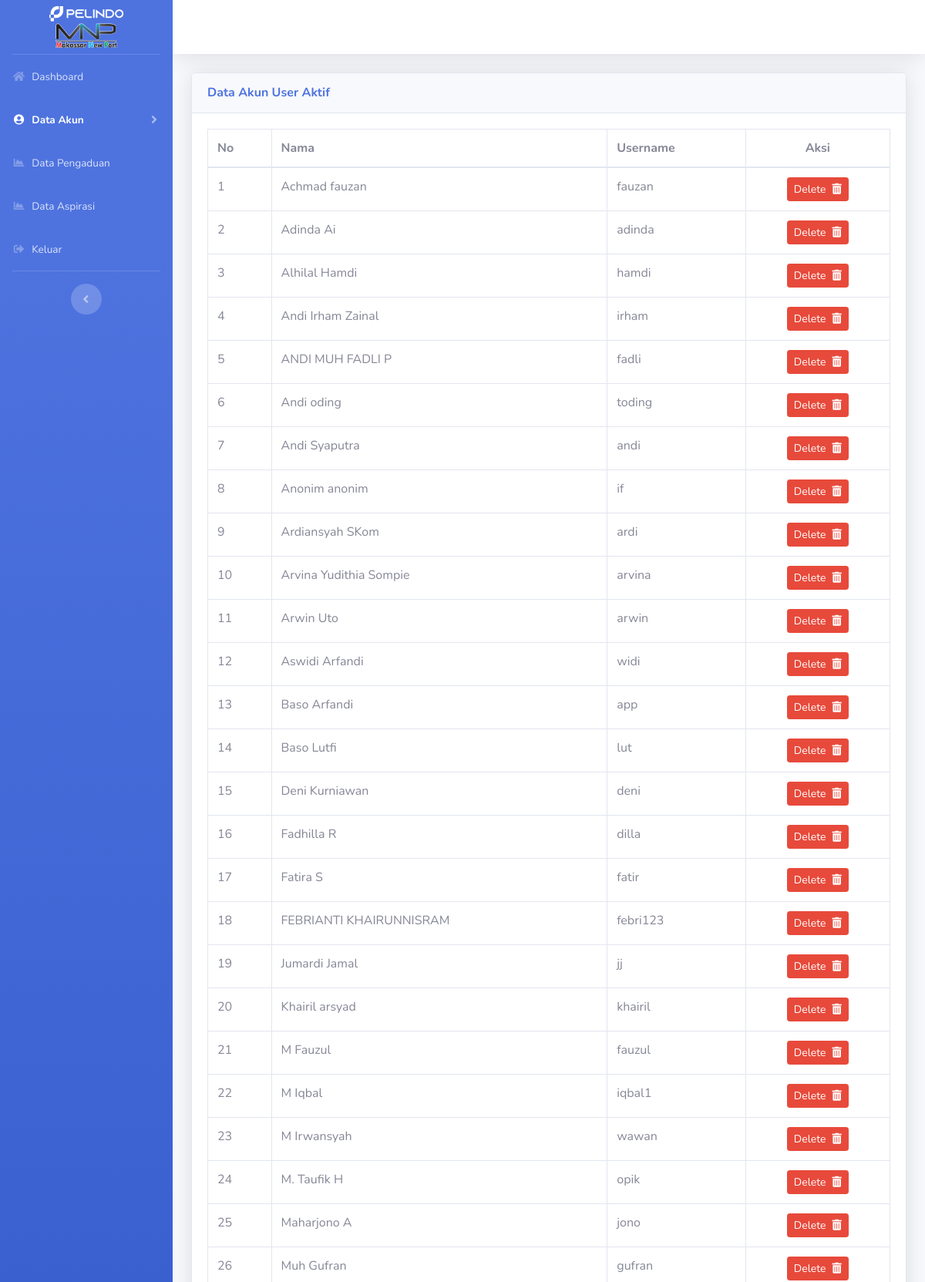
Screenshot of /data-user.php (signed in, upper part) with the database file from the repository.
### tables this page shows
CREATE TABLE `data_akun` (
  `username` varchar(50) NOT NULL,
  `password` text NOT NULL,
  `nama` varchar(50) NOT NULL,
  `role` varchar(50) NOT NULL,
  `status` varchar(50) NOT NULL
);

### function.php (called while the page is built, shortened)
<?php
    $conn = mysqli_connect('localhost','root','','pengaduan_dan_aspirasi');
    function query($query){
        global $conn;
        $result = mysqli_query($conn,$query);
        $rows = [];
        while($row = mysqli_fetch_assoc($result)){
            $rows[] = $row;
        }
        return $rows;
    }

### data-user.php (the view, shortened to what this page needs)
<?php
    include 'function.php';
    $users = query("SELECT*FROM data_akun WHERE role='User' AND status='Setuju' ORDER BY nama ASC");
?>
<!DOCTYPE html>
<html lang="en">
<head>
    <?php
        include 'view/link.php';
    ?>
</head>
<body id="page-top">
    <div id="wrapper">
        <?php
            $page = 3;
            include 'view/sidebar.php';
        ?>
        <div id="content-wrapper" class="d-flex flex-column">
            <div id="content">
                <?php
                    include 'view/topbar.php';
                ?>
                <div class="container-fluid">
                    <div class="card shadow mb-4">
                        <div class="card-header py-3">
                            <h6 class="m-0 font-weight-bold text-primary">Data Akun User Aktif</h6>
                        </div>
                        <div class="card-body">
                            <div class="table-responsive">
                                <table class="table table-bordered" width="100%" cellspacing="0">
                                    <thead>
                                        <tr>
                                            <th>No</th>
                                            <th>Nama</th>
                                            <th>Username</th>
                                            <th class="text-center">Aksi</th>
                                        </tr>
                                    </thead>
                                    <tbody>
                                        <?php
                                            $no =1;
                                            foreach($users as $user):
                                        ?>
                                        <tr>
                                            <td><?=$no?></td>
                                            <td><?=$user['nama']?></td>
                                            <td><?=$user['username']?></td>
                                            <td class="text-center">
                                                <a href="" type="button" data-toggle="modal" data-target="#delete_data<?=$user['username']?>" class="btn btn-danger btn-sm">Delete<i class="fas fa-trash-alt ml-2"></i></a>
                                            </td>
                                        </tr>
                                        <?php
                                            $no++;
                                            endforeach;
                                        ?>
                                    </tbody>
                                </table>
                            </div>
                        </div>
                    </div>
                </div>
            </div>
        </div>
    </div>
</body>
</html>

### view/link.php (shortened to what this page needs)
<link href="vendor/fontawesome-free/css/all.min.css" rel="stylesheet" type="text/css">
<link href="css/sb-admin-2.min.css" rel="stylesheet">
<link href="vendor/datatables/dataTables.bootstrap4.min.css" rel="stylesheet">

### view/sidebar.php (shortened to what this page needs)
<ul class="navbar-nav bg-gradient-primary sidebar sidebar-dark accordion" id="accordionSidebar">
    <a class="sidebar-brand d-flex align-items-center justify-content-center" href="index.php">
        <div class="sidebar-brand-icon">
            <img src="img/logo_mix.png" class="img-fluid w-50" alt="">
        </div>
    </a>
    <hr class="sidebar-divider my-0">
    <li class="nav-item
    <?= ($page == 1) ? 'active' : '' ?>
    ">
        <a class="nav-link" href="index.php">
            <i class="fas fa-fw fa-home"></i>
            <span>Dashboard</span></a>
    </li>
    <li class="nav-item
    <?= ($page == 2 || $page == 3) ? 'active' : '' ?>
    ">
        <a class="nav-link collapsed" href="#" data-toggle="collapse" data-target="#collapseUtilities" aria-expanded="true" aria-controls="collapseUtilities">
            <i class="fas fa-fw fa-user-circle"></i>
            <span>Data Akun</span>
        </a>
    </li>
    <li class="nav-item
    <?= ($page == 4) ? 'active' : '' ?>
    ">
        <a class="nav-link" href="data-pengaduan.php">
            <i class="fas fa-fw fa-chart-area"></i>
            <span>Data Pengaduan</span></a>
    </li>
    <li class="nav-item
    <?= ($page == 5) ? 'active' : '' ?>
    ">
        <a class="nav-link" href="data-aspirasi.php">
            <i class="fas fa-fw fa-chart-area"></i>
            <span>Data Aspirasi</span></a>
    </li>
    <li class="nav-item">
        <a class="nav-link" href="#" data-toggle="modal" data-target="#logoutModal">
            <i class="fas fa-fw fa-sign-out-alt"></i>
            <span>Keluar</span></a>
    </li>
    <hr class="sidebar-divider d-none d-md-block">
    <div class="text-center d-none d-md-inline">
        <button class="rounded-circle border-0" id="sidebarToggle"></button>
    </div>
</ul>

### view/topbar.php (shortened to what this page needs)
<nav class="navbar navbar-expand navbar-light bg-white topbar mb-4 static-top shadow">
</nav>

### rows the page displays
data_akun: nama "Achmad fauzan", username "fauzan"
data_akun: nama "Adinda Ai", username "adinda"
data_akun: nama "Alhilal Hamdi", username "hamdi"
data_akun: nama "Andi Irham Zainal", username "irham"
data_akun: nama "ANDI MUH FADLI P", username "fadli"
data_akun: nama "Andi oding", username "toding"
data_akun: nama "Andi Syaputra", username "andi"
data_akun: nama "Anonim anonim", username "if"
data_akun: nama "Ardiansyah SKom", username "ardi"
data_akun: nama "Arvina Yudithia Sompie", username "arvina"
data_akun: nama "Arwin Uto", username "arwin"
data_akun: nama "Aswidi Arfandi", username "widi"
data_akun: nama "Baso Arfandi", username "app"
data_akun: nama "Baso Lutfi", username "lut"
data_akun: nama "Deni Kurniawan", username "deni"
data_akun: nama "Fadhilla R", username "dilla"
data_akun: nama "Fatira S", username "fatir"
data_akun: nama "FEBRIANTI KHAIRUNNISRAM", username "febri123"
data_akun: nama "Jumardi Jamal", username "jj"
data_akun: nama "Khairil arsyad", username "khairil"
data_akun: nama "M Fauzul", username "fauzul"
data_akun: nama "M Iqbal", username "iqbal1"
data_akun: nama "M Irwansyah", username "wawan"
data_akun: nama "M. Taufik H", username "opik"
data_akun: nama "Maharjono A", username "jono"
data_akun: nama "Muh Gufran", username "gufran"
